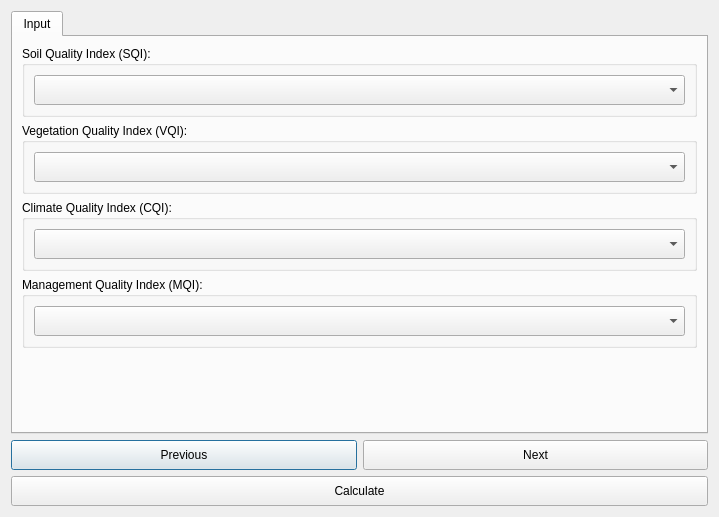
<?xml version="1.0" encoding="UTF-8"?>
<ui version="4.0">
 <class>DlgCalculateSDISummaryTableAdmin</class>
 <widget class="QDialog" name="DlgCalculateSDISummaryTableAdmin">
  <property name="geometry">
   <rect>
    <x>0</x>
    <y>0</y>
    <width>719</width>
    <height>517</height>
   </rect>
  </property>
  <property name="sizePolicy">
   <sizepolicy hsizetype="Fixed" vsizetype="Fixed">
    <horstretch>0</horstretch>
    <verstretch>0</verstretch>
   </sizepolicy>
  </property>
  <property name="windowTitle">
   <string>Calculate Sensitivity Desertification Index Indicator</string>
  </property>
  <layout class="QVBoxLayout" name="verticalLayout">
   <item>
    <widget class="QTabWidget" name="TabBox">
     <property name="sizePolicy">
      <sizepolicy hsizetype="Minimum" vsizetype="Expanding">
       <horstretch>0</horstretch>
       <verstretch>0</verstretch>
      </sizepolicy>
     </property>
     <property name="tabShape">
      <enum>QTabWidget::Rounded</enum>
     </property>
     <property name="currentIndex">
      <number>1</number>
     </property>
     <widget class="QWidget" name="InputTab">
      <attribute name="title">
       <string>Input</string>
      </attribute>
      <layout class="QVBoxLayout" name="verticalLayout_2">
       <item>
        <widget class="QGroupBox" name="groupBox">
         <property name="sizePolicy">
          <sizepolicy hsizetype="Preferred" vsizetype="Minimum">
           <horstretch>0</horstretch>
           <verstretch>0</verstretch>
          </sizepolicy>
         </property>
         <property name="maximumSize">
          <size>
           <width>16777215</width>
           <height>16777215</height>
          </size>
         </property>
         <property name="font">
          <font>
           <weight>50</weight>
           <bold>false</bold>
          </font>
         </property>
         <property name="title">
          <string>Soil Quality Index (SQI):</string>
         </property>
         <layout class="QGridLayout" name="gridLayout">
          <item row="2" column="0">
           <widget class="WidgetDataIOSelectTELayerExisting" name="combo_layer_sqi">
            <property name="enabled">
             <bool>true</bool>
            </property>
            <property name="sizePolicy">
             <sizepolicy hsizetype="Expanding" vsizetype="Minimum">
              <horstretch>0</horstretch>
              <verstretch>0</verstretch>
             </sizepolicy>
            </property>
            <property name="minimumSize">
             <size>
              <width>0</width>
              <height>30</height>
             </size>
            </property>
            <property name="layer_type" stdset="0">
             <string notr="true">Soil Quality Index (cm deep)</string>
            </property>
           </widget>
          </item>
         </layout>
        </widget>
       </item>
       <item>
        <widget class="QGroupBox" name="groupBox_4">
         <property name="title">
          <string>Vegetation Quality Index (VQI):</string>
         </property>
         <layout class="QGridLayout" name="gridLayout_4">
          <item row="0" column="0">
           <widget class="WidgetDataIOSelectTELayerExisting" name="combo_layer_mqi">
            <property name="enabled">
             <bool>true</bool>
            </property>
            <property name="sizePolicy">
             <sizepolicy hsizetype="Expanding" vsizetype="Minimum">
              <horstretch>0</horstretch>
              <verstretch>0</verstretch>
             </sizepolicy>
            </property>
            <property name="minimumSize">
             <size>
              <width>0</width>
              <height>30</height>
             </size>
            </property>
            <property name="layer_type" stdset="0">
             <string notr="true">Vegetation Quality Index</string>
            </property>
           </widget>
          </item>
         </layout>
        </widget>
       </item>
       <item>
        <widget class="QGroupBox" name="groupBox_3">
         <property name="title">
          <string>Climate Quality Index (CQI):</string>
         </property>
         <layout class="QGridLayout" name="gridLayout_2">
          <item row="0" column="0">
           <widget class="WidgetDataIOSelectTELayerExisting" name="combo_layer_cqi">
            <property name="enabled">
             <bool>true</bool>
            </property>
            <property name="sizePolicy">
             <sizepolicy hsizetype="Expanding" vsizetype="Minimum">
              <horstretch>0</horstretch>
              <verstretch>0</verstretch>
             </sizepolicy>
            </property>
            <property name="minimumSize">
             <size>
              <width>0</width>
              <height>30</height>
             </size>
            </property>
            <property name="layer_type" stdset="0">
             <string notr="true">Climate Quality Index (month)</string>
            </property>
           </widget>
          </item>
         </layout>
        </widget>
       </item>
       <item>
        <widget class="QGroupBox" name="groupBox_2">
         <property name="sizePolicy">
          <sizepolicy hsizetype="Preferred" vsizetype="Minimum">
           <horstretch>0</horstretch>
           <verstretch>0</verstretch>
          </sizepolicy>
         </property>
         <property name="minimumSize">
          <size>
           <width>0</width>
           <height>0</height>
          </size>
         </property>
         <property name="maximumSize">
          <size>
           <width>16777215</width>
           <height>16777215</height>
          </size>
         </property>
         <property name="font">
          <font>
           <weight>50</weight>
           <bold>false</bold>
          </font>
         </property>
         <property name="title">
          <string>Management Quality Index (MQI):</string>
         </property>
         <layout class="QVBoxLayout" name="verticalLayout_6">
          <item>
           <widget class="WidgetDataIOSelectTELayerExisting" name="combo_layer_vqi">
            <property name="sizePolicy">
             <sizepolicy hsizetype="Expanding" vsizetype="Minimum">
              <horstretch>0</horstretch>
              <verstretch>0</verstretch>
             </sizepolicy>
            </property>
            <property name="minimumSize">
             <size>
              <width>0</width>
              <height>30</height>
             </size>
            </property>
            <property name="layer_type" stdset="0">
             <string notr="true">Management Quality Index</string>
            </property>
           </widget>
          </item>
         </layout>
        </widget>
       </item>
       <item>
        <spacer name="verticalSpacer_2">
         <property name="orientation">
          <enum>Qt::Vertical</enum>
         </property>
         <property name="sizeHint" stdset="0">
          <size>
           <width>20</width>
           <height>40</height>
          </size>
         </property>
        </spacer>
       </item>
      </layout>
     </widget>
    </widget>
   </item>
   <item>
    <layout class="QGridLayout" name="gridLayout_3">
     <item row="0" column="0">
      <widget class="QPushButton" name="button_prev">
       <property name="sizePolicy">
        <sizepolicy hsizetype="Minimum" vsizetype="Minimum">
         <horstretch>0</horstretch>
         <verstretch>0</verstretch>
        </sizepolicy>
       </property>
       <property name="minimumSize">
        <size>
         <width>0</width>
         <height>30</height>
        </size>
       </property>
       <property name="text">
        <string>Previous</string>
       </property>
      </widget>
     </item>
     <item row="0" column="1">
      <widget class="QPushButton" name="button_next">
       <property name="sizePolicy">
        <sizepolicy hsizetype="Minimum" vsizetype="Minimum">
         <horstretch>0</horstretch>
         <verstretch>0</verstretch>
        </sizepolicy>
       </property>
       <property name="minimumSize">
        <size>
         <width>0</width>
         <height>30</height>
        </size>
       </property>
       <property name="text">
        <string>Next</string>
       </property>
      </widget>
     </item>
     <item row="1" column="0" colspan="2">
      <widget class="QPushButton" name="button_calculate">
       <property name="sizePolicy">
        <sizepolicy hsizetype="Minimum" vsizetype="Minimum">
         <horstretch>0</horstretch>
         <verstretch>0</verstretch>
        </sizepolicy>
       </property>
       <property name="minimumSize">
        <size>
         <width>0</width>
         <height>30</height>
        </size>
       </property>
       <property name="text">
        <string>Calculate</string>
       </property>
      </widget>
     </item>
    </layout>
   </item>
  </layout>
 </widget>
 <customwidgets>
  <customwidget>
   <class>WidgetDataIOSelectTELayerExisting</class>
   <extends>QComboBox</extends>
   <header>MISLAND/data_io</header>
  </customwidget>
 </customwidgets>
 <tabstops>
  <tabstop>TabBox</tabstop>
  <tabstop>combo_layer_vqi</tabstop>
  <tabstop>button_prev</tabstop>
  <tabstop>button_next</tabstop>
  <tabstop>button_calculate</tabstop>
  <tabstop>combo_layer_sqi</tabstop>
  <tabstop>browse_output_file_layer</tabstop>
  <tabstop>browse_output_file_table</tabstop>
  <tabstop>output_file_layer</tabstop>
  <tabstop>output_file_table</tabstop>
 </tabstops>
 <resources/>
 <connections/>
</ui>
